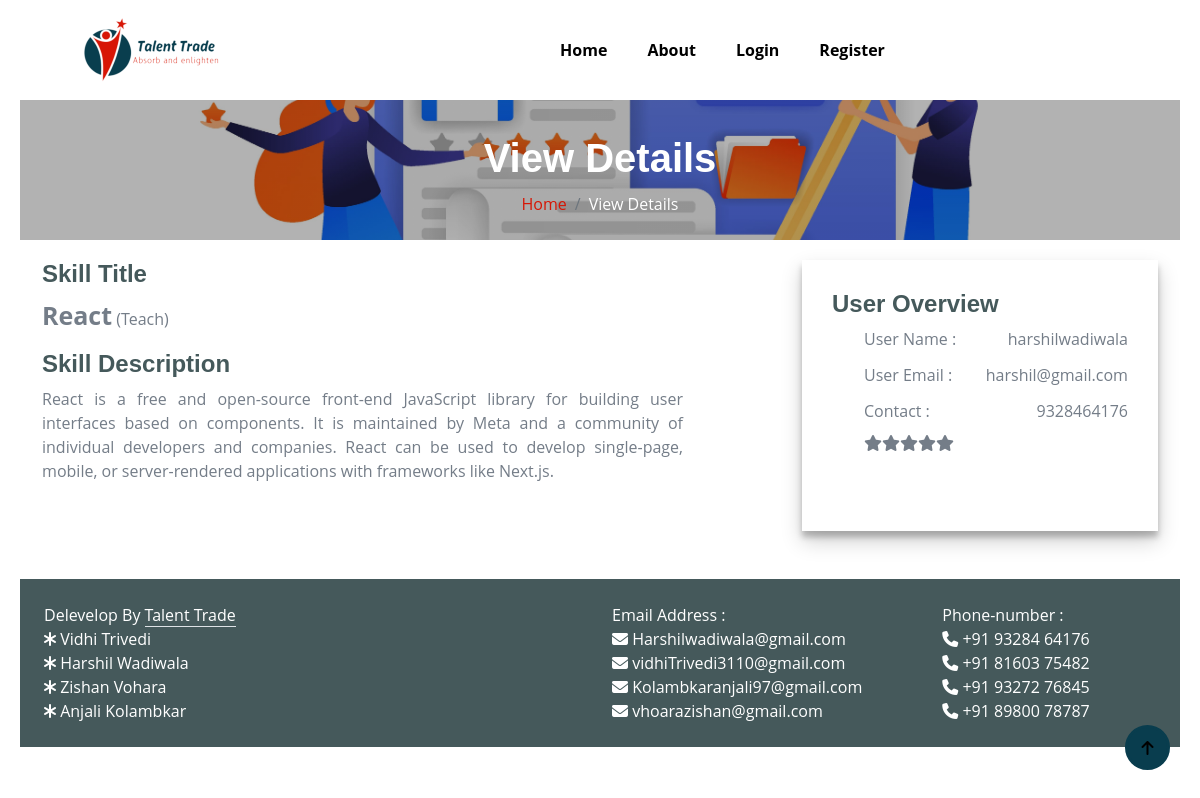
Page /view_details.php?skill_id=20&&user_id=6 on the committed database.
### tables this page shows
CREATE TABLE `tbl_skill_master` (
  `skill_id` int(11) NOT NULL,
  `skill_title` varchar(255) NOT NULL,
  `skill_type` varchar(20) NOT NULL,
  `skill_image` varchar(500) NOT NULL,
  `skill_desc` text DEFAULT NULL,
  `user_id` int(11) NOT NULL,
  `status` int(11) DEFAULT 0,
  `created_date` timestamp NOT NULL DEFAULT current_timestamp() ON UPDATE current_timestamp()
);

CREATE TABLE `tbl_user_registration` (
  `id` int(11) NOT NULL,
  `unique_id` int(11) NOT NULL,
  `username` varchar(255) NOT NULL,
  `useremail` varchar(255) NOT NULL,
  `password` varchar(255) NOT NULL,
  `conffirm_password` varchar(255) NOT NULL,
  `contact` varchar(20) DEFAULT NULL,
  `status` int(11) NOT NULL,
  `login_status` varchar(255) NOT NULL,
  `gender` varchar(10) DEFAULT NULL,
  `profile` varchar(500) NOT NULL,
  `created_date` timestamp NOT NULL DEFAULT current_timestamp()
);

### view_details.php (the view, shortened to what this page needs)
<!DOCTYPE html>
<html lang="en">
<head>
    <link rel="stylesheet" href="https://cdnjs.cloudflare.com/ajax/libs/font-awesome/6.5.1/css/all.min.css" />
    <link href="css/bootstrap.min.css" rel="stylesheet">
    <link href="css/style.css" rel="stylesheet">
</head>
<body>
    <?php
    include('header.php');
    include('connection.php');
    $skill_id = $_GET['skill_id'];
    $user_id = $_GET['user_id'];
    $query = "SELECT * FROM tbl_skill_master WHERE user_id = $user_id AND skill_id = $skill_id";
    $result = mysqli_query($conn, $query);
    $query1 = "SELECT * from tbl_user_registration where id = '$user_id' and status = 0";
    $result1 = mysqli_query($conn, $query1);
    function calculateAverageRating($conn, $user_id, $skill_id)
    {
        $query = "SELECT AVG(rating) AS average_rating FROM tbl_review WHERE user_id = '$user_id' AND skill_id = '$skill_id'";
        $result = mysqli_query($conn, $query);
        $row = mysqli_fetch_assoc($result);
        return $row['average_rating'];
    }
    function printStarRating($averageRating)
    {
        $roundedRating = round($averageRating * 2) / 2;
        $totalStars = 5;
        $filledStars = floor($roundedRating);
        $halfStars = ceil($roundedRating - $filledStars);
        $emptyStars = $totalStars - $filledStars - $halfStars;
        for ($i = 0; $i < $emptyStars; $i++) {
            echo '<span class="fa fa-star"></span>';
        }
    }
    $averageRating = calculateAverageRating($conn, $user_id, $skill_id);
    ?>
    <div class="container-fluid page-header py-5" style="background: linear-gradient(rgba(0, 0, 0, 0.3), rgba(0, 0, 0, 0.3)), url(img/reg.jpg);position: relative;background-position: center center;background-repeat: no-repeat;background-size: cover;">
        <h1 class="text-center text-white display-6">View Details</h1>
        <ol class="breadcrumb justify-content-center mb-0">
            <li class="breadcrumb-item"><a href="index.php">Home</a></li>
            <li class="breadcrumb-item active text-white">View Details</li>
        </ol>
    </div>
    <div class="job-post-company pt-120 pb-120" style="margin-top:20px;">
        <div class="container">
            <div class="row justify-content-between">
                <?php
                if ($result) {
                    $row = mysqli_fetch_assoc($result);
                ?>
                    <div class="col-xl-7 col-lg-8">
                        <div class="job-post-details">
                            <div class="post-details1 mb-50">
                                <div class="small-section-tittle">
                                    <h4>Skill Title</h4>
                                </div>
                                <p><b style="font-size:25px;"><?php echo $row['skill_title']; ?></b> (<?php echo $row['skill_type']; ?>)</p>
                            </div>
                            <div class="post-details1 mb-50">
                                <div class="small-section-tittle">
                                    <h4>Skill Description</h4>
                                </div>
                                <p style="text-align:justify"><?php echo $row['skill_desc']; ?></p>
                            </div>
                        </div>
                    </div>
                <?php
                } else {
                    echo "Error: " . mysqli_error($conn);
                }
                ?>
                <div class="col-xl-4 col-lg-4">
                    <div class="post-details3 mb-50">
                        <div class="small-section-tittle">
                            <h4>User Overview</h4>
                        </div>
                        <?php
                        if ($result1) {
                            $row1 = mysqli_fetch_assoc($result1);
                        ?>
                            <ul>
                                <li>User Name : <span><?php echo $row1['username']; ?></span></li>
                                <li>User Email : <span><?php echo $row1['useremail']; ?></span></li>
                                <li>Contact : <span><?php echo $row1['contact']; ?></span></li>
                                <li style="justify-content:start;">
                                    <?php
                                    printStarRating($averageRating);
                                    ?>
                                </li>
                            </ul>
                        <?php } ?>
                    </div>
                </div>
            </div>
        </div>
    </div>
    <br>
    <br>
    <a href="#" class="btn btn-primary border-3  rounded-circle back-to-top"><i class="fa fa-arrow-up"></i></a>
    <?php include('footer.php'); ?>
</body>
</html>

### css/style.css (style rules this page uses)
.back-to-top { position: fixed; right: 30px; bottom: 30px; display: flex; width: 45px; height: 45px; align-items: center; justify-content: center; transition: 0.5s; z-index: 99; }
.btn { font-weight: 600; transition: .5s; }
.page-header { position: relative; background-position: center center; background-repeat: no-repeat; background-size: cover; }
@media (min-width: 992px) { .hero-header, .page-header { margin-top: 100px !important; } }
.post-details3 { padding: 30px 30px 30px 30px; box-shadow: 0 10px 20px rgba(0,0,0,0.19), 0 6px 6px rgba(0,0,0,0.23); }
.post-details3 ul li { display: flex; justify-content: space-between; margin-bottom: 12px }
.post-details3 ul li:last-child { margin-bottom: 50px }

### view_details.php (style rules this page uses)
body { margin: 20px; }
h1 { font-size: 1.5em; margin: 10px; }

### rows in the picture
tbl_skill_master: skill_title "React", skill_type "Teach", skill_desc "React is a free and open-source front-end JavaScript library for building user interfaces based on components. It is maintained by Meta and a community of individual developers and companies. React can be used to develop single-page, mobile, or server-rendered applications with frameworks like Next.js."
tbl_user_registration: username "harshilwadiwala", useremail "harshil@gmail.com", contact "9328464176"
